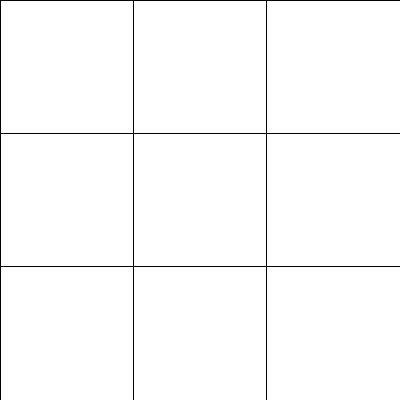
Frame 1 (no input)
Frame 60 (the mouse pressed at the canvas centre just before this capture): identical to frame 1, image omitted
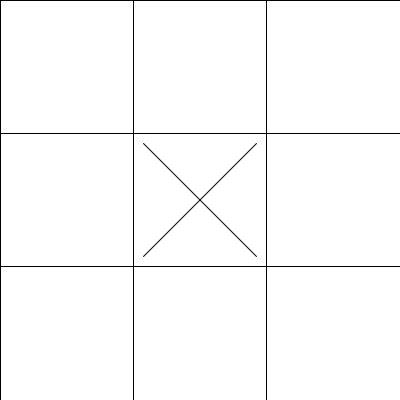
Frame 120 (the mouse held since frame 60 and released just before this capture)

The Processing sketch that drew these frames (run headless with seeded random() and noise(); from frame 60 on, the mouse is pressed at the canvas centre):

// Processing sketch: Cours19_1
// ── Cours19_1.pde
Grille grille;
boolean tours = false;

void setup() {
  size(400, 400);
  grille = new Grille(3, 3);
}

void draw() {
  background(0);
  if (!grille.gagner()) {
    grille.dessiner();
  } else {
    background(0,255,0);
  }
}

void mousePressed() {

  grille.click(mouseX, mouseY);
}

// ── Cellule.pde
class Cellule {
  float x, y; // position
  float w, h; // taille
  int etat;

  Cellule(float x, float y, float w, float h) {
    this.x = x;
    this.y = y;
    this.w = w;
    this.h = h;
    etat = 0;
  }

  void click(int mx, int my) {
    if (x <= mx && mx < x + w && y <= my && my < y + h) {
      if (etat ==0) {
        if (tours) {
          etat = 1 ;
        } else if (!tours) {
          etat=2;
        } else {
          fill(0);
        }
        tours = !tours;
      }
    }
  }



  void dessiner() {
    stroke(0);
    fill(255);
    rect(x, y, w, h);
    if (etat == 0) {
    } else if (etat==1) {
      ellipseMode(CENTER);
      ellipse(x+w/2, y+h/2, w/2, h/2);
    } else if (etat==2) {
      line(x+10, y+10, x+w-10, y+h-10);
      line(x+w-10, y+10, x+10, y+h-10);
    }
  }
}

// ── Grille.pde

class Grille {
  Cellule[][] cellules;
  int lignes, colonnes;

  Grille(int lignes, int colonnes) {
    this.lignes = lignes;
    this.colonnes = colonnes;
    cellules = new Cellule[lignes][colonnes];

    float w = float(width) / colonnes;
    float h = float(height) / lignes;
    for (int i = 0; i < lignes; i++) {
      for (int j = 0; j < colonnes; j++) {
        cellules[i][j] = new Cellule(w * j, h * i, w, h);
      }
    }
  }

  void dessiner() {
    for (int i = 0; i < lignes; i++) {
      for (int j = 0; j < colonnes; j++) {
        cellules[i][j].dessiner();
      }
    }
  }

  boolean gagner() {
    boolean result = false;
    for ( int i=0; i<3; i++) {
      if (cellules[i][0].etat == 1   && cellules[i][1].etat == 1  && cellules[i][2].etat == 1) {
        result = true;
      }else if(cellules[i][0].etat == 2   && cellules[i][1].etat == 2  && cellules[i][2].etat == 2) {
        result = true;
      }else if(cellules[i][0].etat == 2   && cellules[i][1].etat == 2  && cellules[i][2].etat == 2) {
        result = true;
      }else if(cellules[0][0].etat == 2   && cellules[1][1].etat == 2  && cellules[2][2].etat == 2) {
        result = true;
      }else if(cellules[0][0].etat == 1   && cellules[1][1].etat == 1  && cellules[2][2].etat == 1) {
        result = true;
      }else if(cellules[2][0].etat == 2   && cellules[1][1].etat == 2  && cellules[0][2].etat == 2) {
        result = true;
      }else if(cellules[2][0].etat == 1   && cellules[1][1].etat == 1  && cellules[0][2].etat == 1) {
        result = true;
      }else if (cellules[0][i].etat == 1   && cellules[1][i].etat == 1  && cellules[2][i].etat == 1) {
        result = true;
      }else if(cellules[0][i].etat == 2   && cellules[1][i].etat == 2  && cellules[2][i].etat == 2) {
        result = true;
      }
    }

    return result;
  }


  void click(int mx, int my) {
    for (int i = 0; i < lignes; i++) {
      for (int j = 0; j < colonnes; j++) {
        cellules[i][j].click(mx, my);
      }
    }
  }
}
